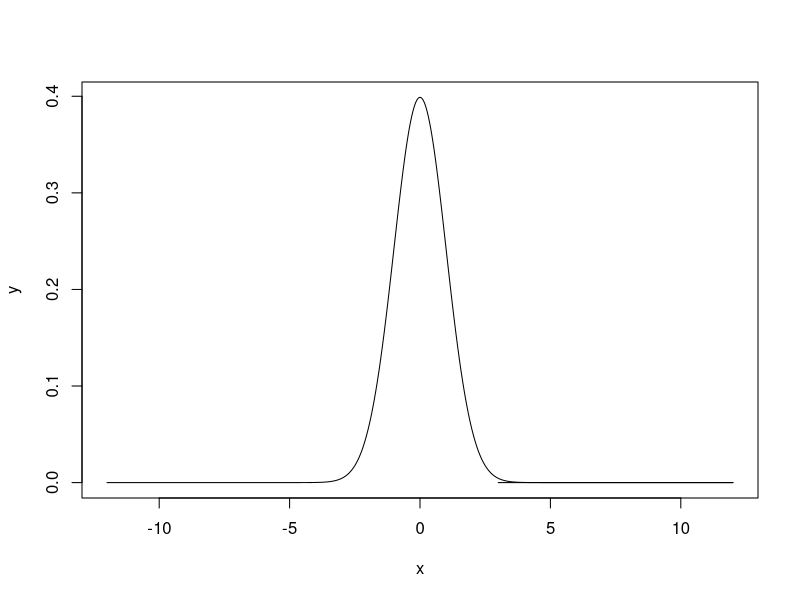
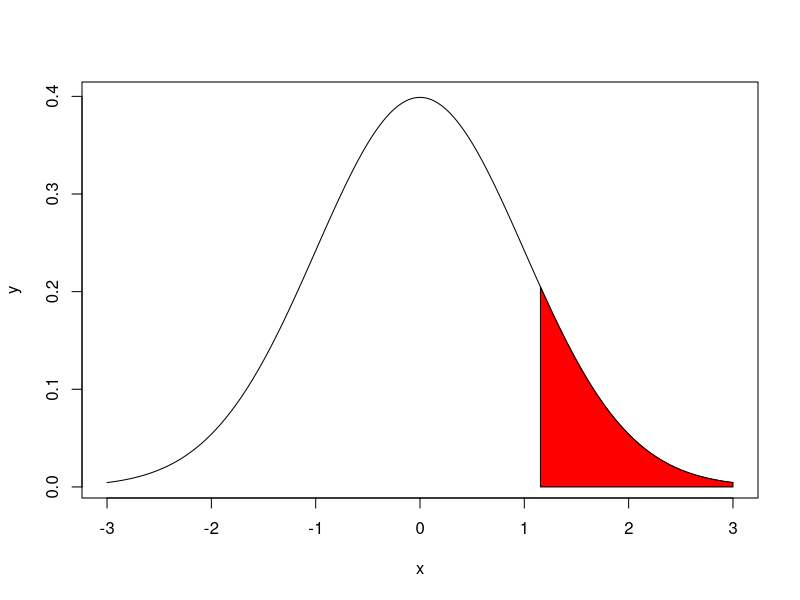
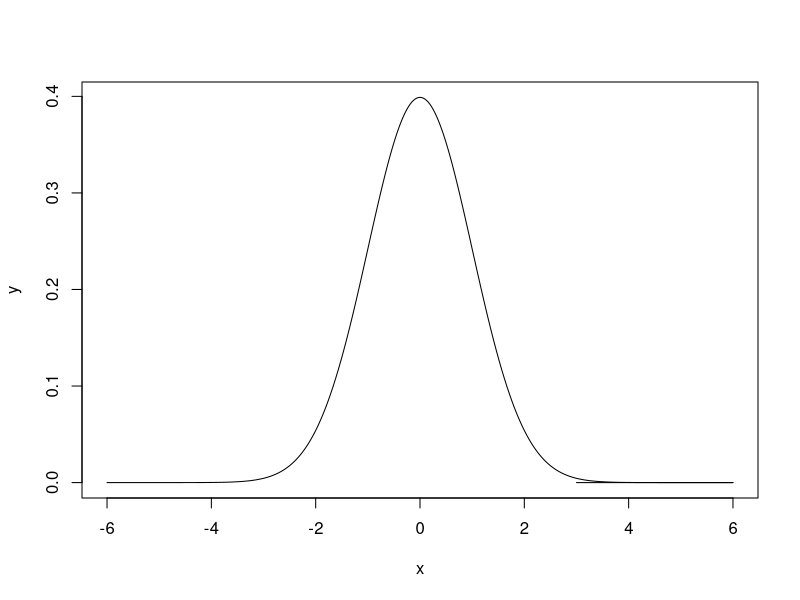
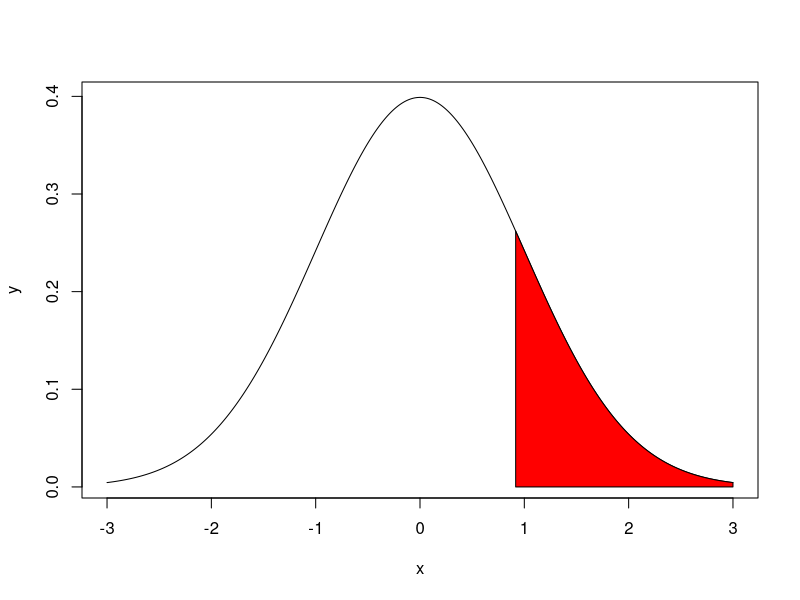
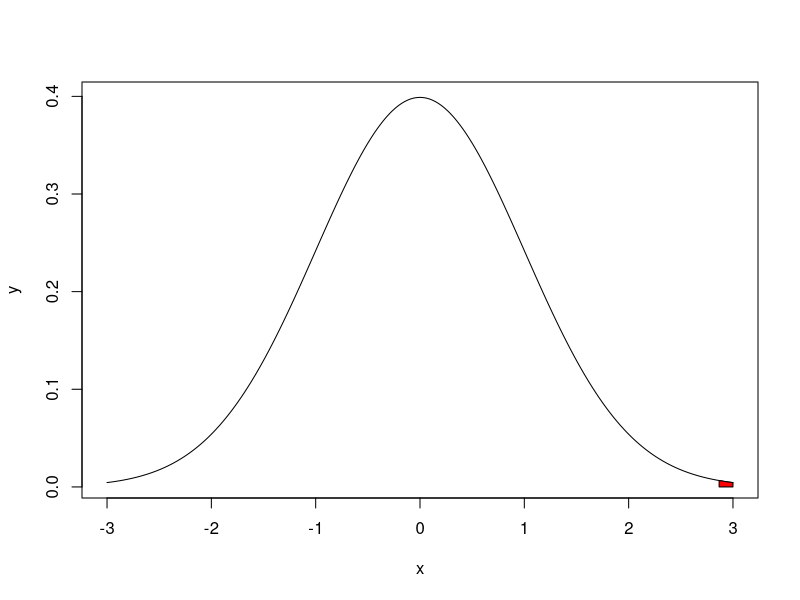
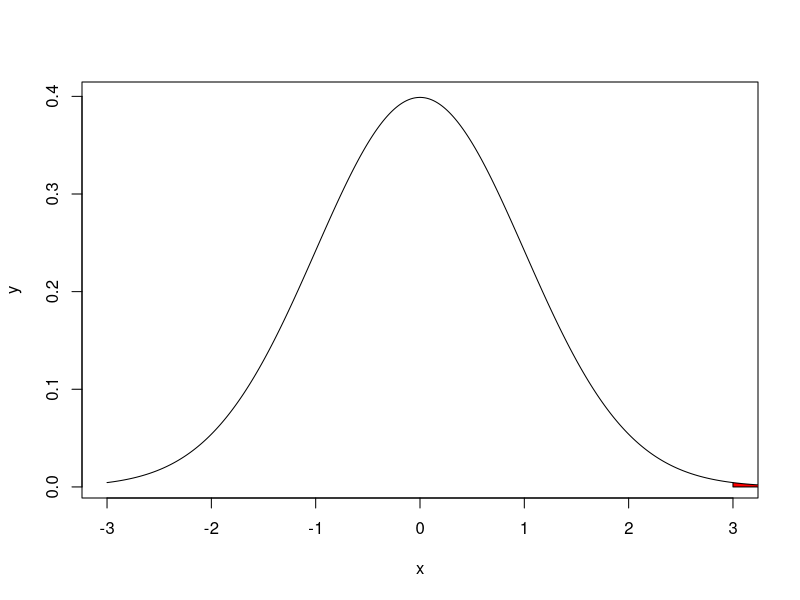

The R script that drew these images, in order:
# Test of Significance between the means of two samples
# Problem 1
# A sample of heights of 6400 English men has a mean of 170 cm and S.D
# of 6.4 cm, while a sample of heights of 1600 Americans has a mean of
# 172 cm and a S.D. of 6.3 cm. Do the data indicate that Americans are 
# on the average, taller than the English men?

x1_bar=170
n1=6400
x2_bar=172
n2=1600
s1=6.4
s2=6.3
t_s=abs((x1_bar-x2_bar)/(sqrt((s1^2/n1)+(s2^2/n2))))
t_s
alpha=0.01
zalpha=qnorm(1-alpha)
zalpha
ifelse(t_s > zalpha,"reject","accept")

x=seq(-12,12,length=500)
y=dnorm(x,mean=0,sd=1)
plot(x,y,type= "l")	
x=seq(t_s,12,length=100)
y=dnorm(x,mean=0,sd=1)
polygon(c(t_s,x,3),c(0,y,0),col="red")

val=pnorm(t_s)
val
pval=1-val
pval
ifelse(pval < alpha,"reject","accept")

#val=pnorm(t_s, lower.tail = F)
#val
#ifelse(pval < alpha,"reject","accept")

# Problem 2
# The average marks scored by 32 boys is 72 with a S.D. of 8, while
# that for 36 girls is 70 with a S.D. of 6. Test at 1% L.O.S whether 
# the boys perform better than girls.
x1_bar=72
n1=32
x2_bar=70
n2=36
s1=8
s2=6
t_s=abs((x1_bar-x2_bar)/(sqrt((s1^2/n1)+(s2^2/n2))))
t_s
alpha=0.01
zalpha=qnorm(1-alpha)
zalpha
ifelse(t_s > zalpha,"reject","accept")

x=seq(-3,3,length=500)
y=dnorm(x,mean=0 ,sd=1)
plot(x,y,type= "l")	
x=seq(t_s,3,length=100)
y=dnorm(x,mean=0,sd=1)
polygon(c(t_s,x,3),c(0,y,0),col="red")

val=pnorm(t_s)
val
pval=1-val
pval
ifelse(pval < alpha,"reject","accept")

# Problem 3
# A store keeper wanted to buy a large number of light bulbs of two
# brands A and B. He bought 100 bulbs from each brand and found by 
# testing that brand A had mean life-time of 1120 hours and S.D. of
# 75 hours,brand B had mean lifetime of 1060 hours and S.D. of 80 
# hours. Examine if the difference is significant. 
x1_bar=1120
n1=100
x2_bar=1060
n2=100
s1=75
s2=80
t_s=abs((x1_bar-x2_bar)/(sqrt((s1^2/n1)+(s2^2/n2))))
t_s
alpha=0.05
zhalfalpha=qnorm(1-(alpha/2))
zhalfalpha
ifelse(t_s > zalpha,"reject","accept")

x=seq(-6,6,length=500)      #t_s=5.4715
y=dnorm(x,mean=0 ,sd=1)
plot(x,y,type= "l")	
x=seq(t_s,6,length=100)
y=dnorm(x,mean=0,sd=1)
polygon(c(t_s,x,3),c(0,y,0),col="red")

pval=2*pnorm(t_s,lower.tail=F)
pval
ifelse(pval < alpha,"reject","accept")

# Test of Significance of the Difference between Two Sample Proportions
# Problem 1
# In a large city A, 20% of a random sample of 900 school boys
# had a slight physical defect. In another large city B, 
# 18.5% of a random sample of 1600 school boys had the same 
# defect. Is the difference between the proportions significiant?
# Ho:p1=p2 & H1:p1!=p2, 

p1=20/100
p2=18.5/100
n1=900
n2=1600
Pbar=((n1*p1)+(n2*p2))/(n1+n2)
Pbar
Qbar=1-Pbar
Qbar
alpha=0.05
t_s=abs((p1-p2)/sqrt((Pbar*Qbar)*((1/n1)+(1/n2))))
t_s
zhalfalpha=qnorm(1-(alpha/2))
zhalfalpha
ifelse(t_s > zhalfalpha,"reject","accept")

x=seq(-3,3,length=500)
y=dnorm(x,mean=0 ,sd=1)
plot(x,y,type= "l")	
x=seq(t_s,3,length=100)
y=dnorm(x,mean=0,sd=1)
polygon(c(t_s,x,3),c(0,y,0),col="red")

val=2*pnorm(t_s,lower.tail=F)
val
ifelse(val < alpha,"reject","accept")

# Problem 2
# In a study conducted at an university, 15.5% of a random sample of 1600 undergraduates
# were active in Facebook,whereas 20 % of a random sample of 900 postgraduates were active 
# in Facebook. Can we conclude that less number of under graduates are active in Facebook
# than the postgraduates? Test at 5% L.O.S.
# Ho:p1>=p2 & H1:p1<p2

p1=15.5/100
p2=20/100
n1=1600
n2=900
Pbar=((n1*p1)+(n2*p2))/(n1+n2)
Pbar
Qbar=1-Pbar
Qbar
alpha=0.05
t_s=abs((p1-p2)/sqrt((Pbar*Qbar)*((1/n1)+(1/n2))))
t_s
zalpha=qnorm(1-alpha)
zalpha
ifelse(t_s > zalpha,"reject","accept")

x=seq(-3,3,length=500)
y=dnorm(x,mean=0 ,sd=1)
plot(x,y,type= "l")	
x=seq(t_s,3,length=100)
y=dnorm(x,mean=0,sd=1)
polygon(c(t_s,x,3),c(0,y,0),col="red")

val=pnorm(t_s,lower.tail=F)
val
ifelse(val < alpha,"reject","accept")

# Problem 3
# Before an increase in excise duty on tea, 800 people out of a sample
# of 1000 were consumers of wheat. After the increase in duty, 800
# people were consumers of wheat in a sample of 1200 persons. Find 
# whether there is significant decrease in the consumption of wheat
# after the increase in duty.Test at 1% L.O.S.
# Ho:p1<=p2 & H1:p1>p2

p1=800/1000
p2=800/1200
n1=1000
n2=1200
Pbar=((n1*p1)+(n2*p2))/(n1+n2)
Pbar
Qbar=1-Pbar
Qbar
alpha=0.01
t_s=abs((p1-p2)/sqrt((Pbar*Qbar)*((1/n1)+(1/n2))))
t_s
zalpha=qnorm(1-alpha)
zalpha
ifelse(t_s > zalpha,"reject","accept")

x=seq(-3,3,length=500)
y=dnorm(x,mean=0 ,sd=1)
plot(x,y,type= "l")	
x=seq(t_s,3,length=100)
y=dnorm(x,mean=0,sd=1)
polygon(c(t_s,x,3),c(0,y,0),col="red")

val=pnorm(t_s,lower.tail=F)
val
ifelse(val < alpha,"reject","accept")
